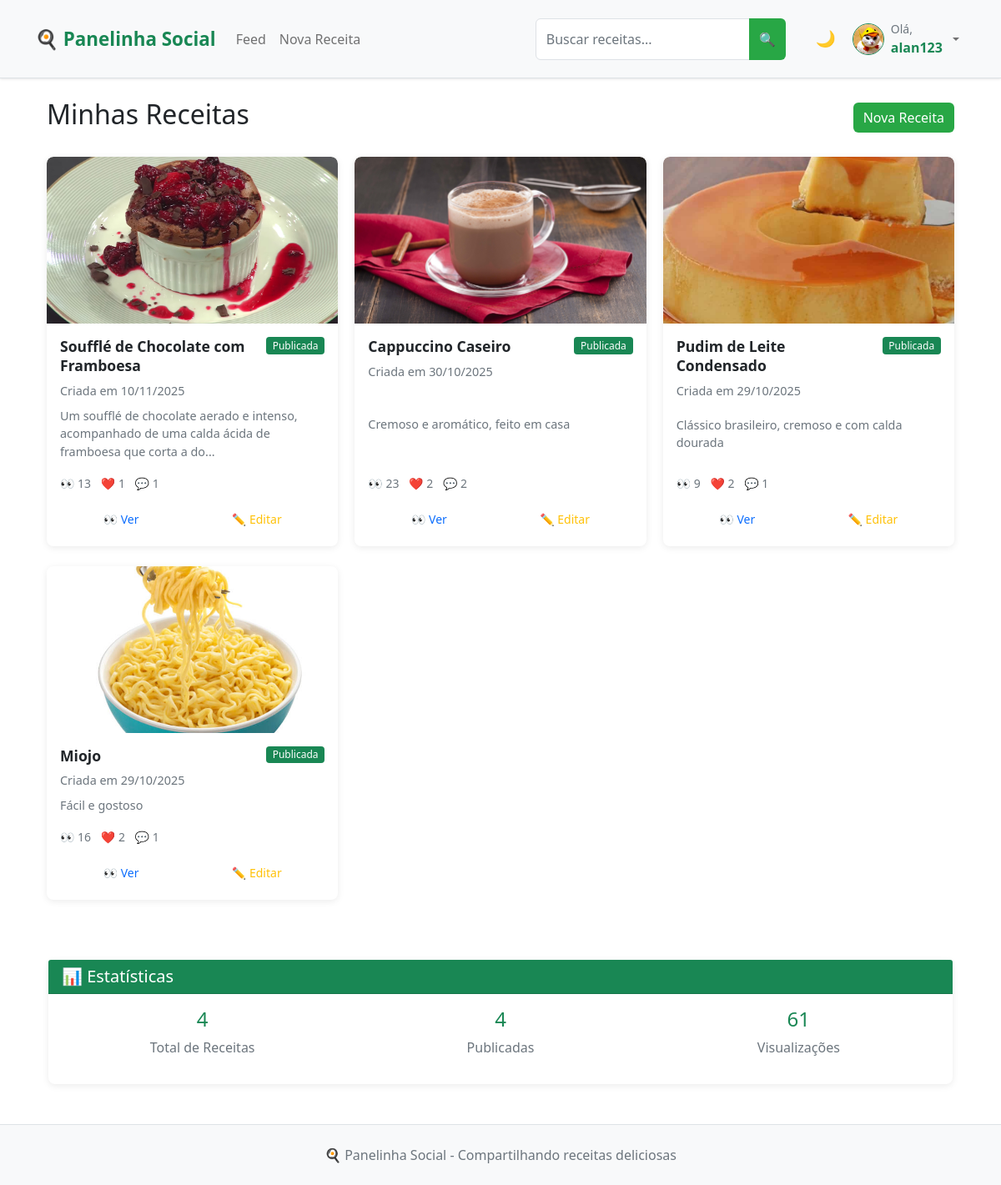
The page /my_recipes (signed in) on the database as committed earlier.
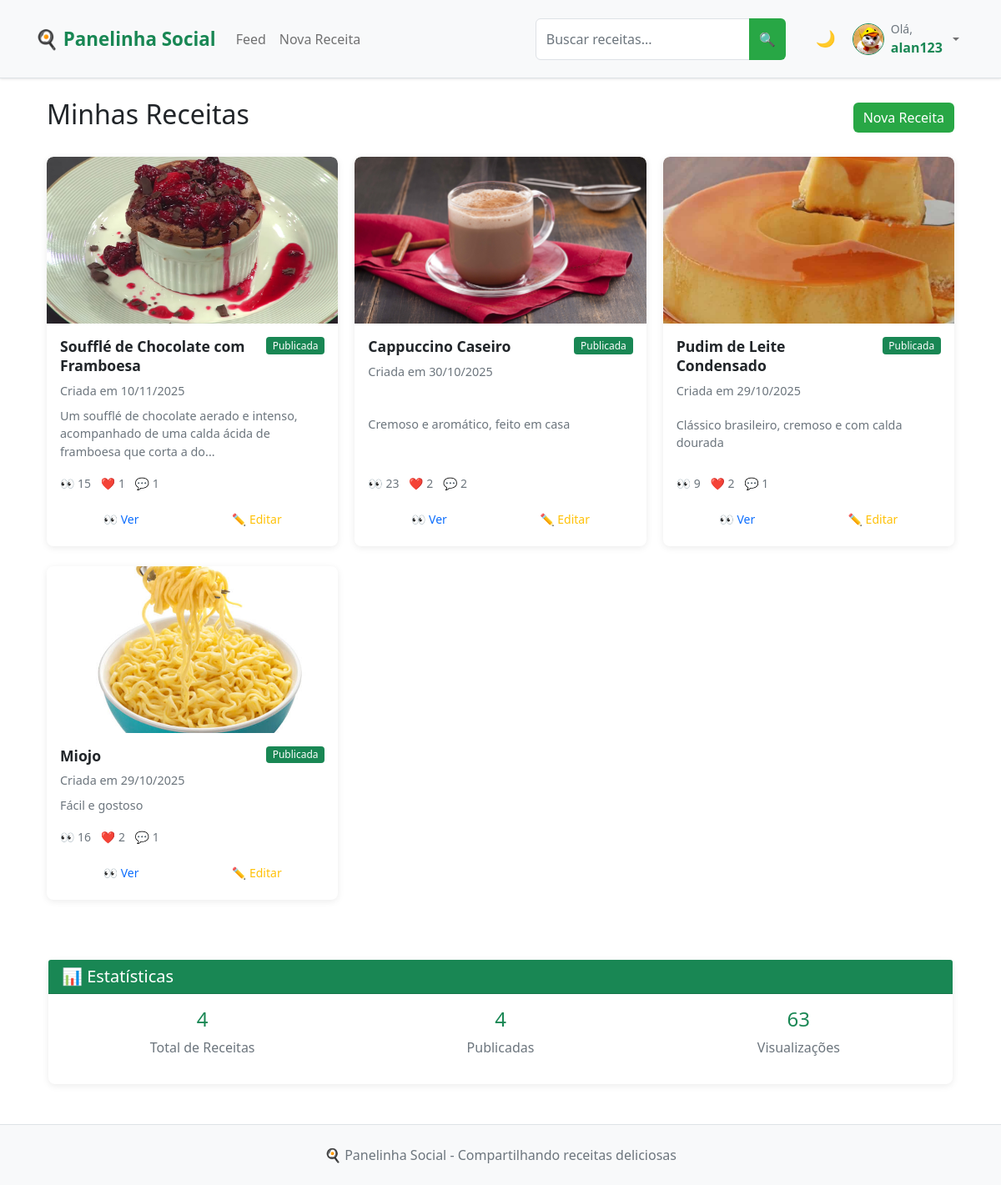
The same page on the database as committed later.
### app.py (models this page shows, shortened)
class Recipe(db.Model):
    __tablename__ = 'recipe'
    id = db.Column(db.Integer, primary_key=True)
    title = db.Column(db.String(100), nullable=False, index=True)
    description = db.Column(db.Text)
    ingredients = db.Column(db.Text)
    steps = db.Column(db.Text)
    image = db.Column(db.String(200))
    categories = db.Column(db.String(200))
    difficulty = db.Column(db.String(20), nullable=False, default='Fácil', index=True)  # NOVO CAMPO
    is_draft = db.Column(db.Boolean, default=False, index=True)
    created_at = db.Column(db.DateTime, default=datetime.utcnow, index=True)
    updated_at = db.Column(db.DateTime, default=datetime.utcnow, onupdate=datetime.utcnow)
    views = db.Column(db.Integer, default=0, index=True)
    user_id = db.Column(db.Integer, db.ForeignKey('user.id'), nullable=False, index=True)
    likes = db.relationship('Like', backref='recipe', lazy='select')
    comments = db.relationship('Comment', backref='recipe', lazy='select')
    saved_by = db.relationship('SavedRecipe', backref='recipe', lazy='select')
    def like_count(self):
        if hasattr(self, '_like_count'):
            return self._like_count
        return len(self.likes)
    def comment_count(self):
        if hasattr(self, '_comment_count'):
            return self._comment_count
        return len(self.comments)

### app.py (the view)
@app.route('/my_recipes')
@login_required
def my_recipes():
    recipes_query = Recipe.query.filter_by(user_id=current_user.id).order_by(Recipe.created_at.desc())
    recipes = get_recipes_with_counts(recipes_query)
    return render_template('my_recipes.html', title='Minhas Receitas', recipes=recipes)

### app.py (called while the page is built)
@login_manager.user_loader
def load_user(id):
    return User.query.get(int(id))

### templates/my_recipes.html (shortened to what the changed rows need)
{% extends "base.html" %}
{% block content %}
<div class="container-fluid">
    <div class="row">
        <div class="col-12">
            <div class="d-flex justify-content-between align-items-center mb-4">
                <h2>Minhas Receitas</h2>
            </div>
            {% if recipes %}
                <div class="row">
                    {% for recipe in recipes %}
                        <div class="col-xl-4 col-lg-6 col-md-6 mb-4">
                            <div class="card h-100 recipe-card">
                                <a href="{{ url_for('recipe_detail', recipe_id=recipe.id) }}" class="text-decoration-none">
                                    {% if recipe.image %}
                                        <img src="{{ url_for('static', filename='uploads/' + recipe.image) }}"
                                             class="card-img-top" alt="{{ recipe.title }}" style="height: 200px; object-fit: cover;">
                                    {% else %}
                                        <div class="card-img-top bg-light d-flex align-items-center justify-content-center"
                                             style="height: 200px;">
                                            <span class="text-muted">📷 Sem imagem</span>
                                        </div>
                                    {% endif %}
                                </a>
                                <div class="card-body d-flex flex-column">
                                    <div class="d-flex justify-content-between align-items-start mb-2">
                                        <a href="{{ url_for('recipe_detail', recipe_id=recipe.id) }}" class="text-decoration-none text-dark flex-grow-1">
                                            <h5 class="card-title mb-0">{{ recipe.title }}</h5>
                                        </a>
                                        {% if recipe.is_draft %}
                                            <span class="badge bg-warning ms-2">Rascunho</span>
                                        {% else %}
                                            <span class="badge bg-success ms-2">Publicada</span>
                                        {% endif %}
                                    </div>
                                    <p class="card-text text-muted small mb-2">
                                        Criada em {{ recipe.created_at.strftime('%d/%m/%Y') }}
                                    </p>
                                    <a href="{{ url_for('recipe_detail', recipe_id=recipe.id) }}" class="text-decoration-none text-dark flex-grow-1">
                                        <p class="card-text mb-3">
                                            {{ recipe.description[:100] }}{% if recipe.description|length > 100 %}...{% endif %}
                                        </p>
                                    </a>
                                    <div class="mt-auto">
                                        <div class="d-flex justify-content-between align-items-center mb-3">
                                            <div class="text-muted small">
                                                <span class="me-2">👀 {{ recipe.views }}</span>
                                                <span class="me-2">❤️ {{ recipe.like_count() }}</span>
                                                <span>💬 {{ recipe.comment_count() }}</span>
                                            </div>
                                        </div>
                                        <div class="d-flex justify-content-between gap-2">
                                            <a href="{{ url_for('recipe_detail', recipe_id=recipe.id) }}"
                                               class="btn btn-sm btn-outline-primary flex-fill">
                                                👀 Ver
                                            </a>
                                            <a href="{{ url_for('edit_recipe', recipe_id=recipe.id) }}"
                                               class="btn btn-sm btn-outline-warning flex-fill">
                                                ✏️ Editar
                                            </a>
                                        </div>
                                    </div>
                                </div>
                            </div>
                        </div>
                    {% endfor %}
                </div>
                <div class="row mt-5">
                    <div class="col-12">
                        <div class="card">
                            <div class="card-header bg-success text-white">
                                <h5 class="mb-0">📊 Estatísticas</h5>
                            </div>
                            <div class="card-body">
                                <div class="row text-center">
                                    <div class="col-md-4">
                                        <h4 class="text-success">{{ recipes|length }}</h4>
                                        <p class="text-muted">Total de Receitas</p>
                                    </div>
                                    <div class="col-md-4">
                                        <h4 class="text-success">{{ recipes|selectattr('is_draft', 'equalto', false)|list|length }}</h4>
                                        <p class="text-muted">Publicadas</p>
                                    </div>
                                    <div class="col-md-4">
                                        <h4 class="text-success">{{ recipes|sum(attribute='views') }}</h4>
                                        <p class="text-muted">Visualizações</p>
                                    </div>
                                </div>
                            </div>
                        </div>
                    </div>
                </div>
            {% endif %}
        </div>
    </div>
</div>
{% endblock %}

Rows that differ between the two databases and show on the page:
changed Recipe "Soufflé de Chocolate com Framboesa": views "13" → "15"
Other text that changed with them:
{{ recipes|sum(attribute='views') }}: "61" → "63"
